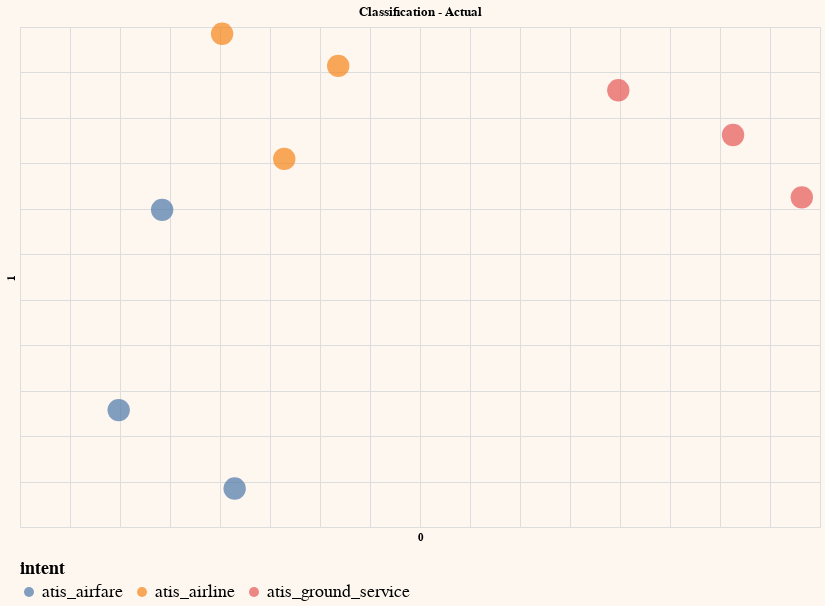

Notebook cell for this chart:
### Code cell
# Plot the actual classes
generate_chart(df_test,'0','1',lbl='off',color='intent',title='Classification - Actual')

### Figure 1 — Vega-Lite specification as saved in the notebook (floating-point values rounded to 4 significant figures; data arrays with more than 128 entries replaced by an {"elided": "..."} marker saying what was removed)
{"config": {"view": {"continuousWidth": 400, "continuousHeight": 300}, "background": "#FDF7F0", "legend": {"labelFontSize": 18, "orient": "bottom", "titleFontSize": 18}}, "layer": [{"mark": {"type": "circle", "size": 500}, "encoding": {"color": {"field": "intent", "type": "nominal"}, "tooltip": [{"field": "query", "type": "nominal"}], "x": {"axis": {"domain": false, "labels": false, "ticks": false}, "field": "0", "scale": {"zero": false}, "type": "quantitative"}, "y": {"axis": {"domain": false, "labels": false, "ticks": false}, "field": "1", "scale": {"zero": false}, "type": "quantitative"}}}, {"mark": {"type": "text", "align": "left", "baseline": "middle", "dx": 10}, "encoding": {"color": {"field": "intent", "type": "nominal"}, "tooltip": [{"field": "query", "type": "nominal"}], "x": {"axis": {"domain": false, "labels": false, "ticks": false}, "field": "0", "scale": {"zero": false}, "type": "quantitative"}, "y": {"axis": {"domain": false, "labels": false, "ticks": false}, "field": "1", "scale": {"zero": false}, "type": "quantitative"}}}], "data": {"name": "data-5e28727ae3dc20a416ae5d1ed9dd5533"}, "height": 500, "title": "Classification - Actual", "width": 800, "$schema": "https://vega.github.io/schema/vega-lite/v4.17.0.json", "datasets": {"data-5e28727ae3dc20a416ae5d1ed9dd5533": [{"query": " which airlines fly from boston to washington dc via other cities", "0": -0.0979, "1": 0.2925, "intent": "atis_airline", "classification_embeds": {"elided": "1024 float values"}, "intent_pred": "atis_airline"}, {"query": " show me the airlines that fly between toronto and denver", "0": 0.01821, "1": 0.2572, "intent": "atis_airline", "classification_embeds": {"elided": "1024 float values"}, "intent_pred": "atis_airline"}, {"query": " show me round trip first class tickets from new york to miami", "0": -0.2013, "1": -0.1214, "intent": "atis_airfare", "classification_embeds": {"elided": "1024 float values"}, "intent_pred": "atis_airfare"}, {"query": " i'd like the lowest fare from denver to pittsburgh", "0": -0.08535, "1": -0.2077, "intent": "atis_airfare", "classification_embeds": {"elided": "1024 float values"}, "intent_pred": "atis_airfare"}, {"query": " show me a list of ground transportation at boston airport", "0": 0.2983, "1": 0.2304, "intent": "atis_ground_service", "classification_embeds": {"elided": "1024 float values"}, "intent_pred": "atis_ground_service"}, {"query": " show me boston ground transportation", "0": 0.4131, "1": 0.1812, "intent": "atis_ground_service", "classification_embeds": {"elided": "1024 float values"}, "intent_pred": "atis_ground_service"}, {"query": " of all airlines which airline has the most arrivals in atlanta", "0": -0.03574, "1": 0.1549, "intent": "atis_airline", "classification_embeds": {"elided": "1024 float values"}, "intent_pred": "atis_airline"}, {"query": " what ground transportation is available in boston", "0": 0.4818, "1": 0.1126, "intent": "atis_ground_service", "classification_embeds": {"elided": "1024 float values"}, "intent_pred": "atis_ground_service"}, {"query": " i would like your rates between atlanta and boston on september third", "0": -0.1579, "1": 0.09888, "intent": "atis_airfare", "classification_embeds": {"elided": "1024 float values"}, "intent_pred": "atis_airfare"}]}}
